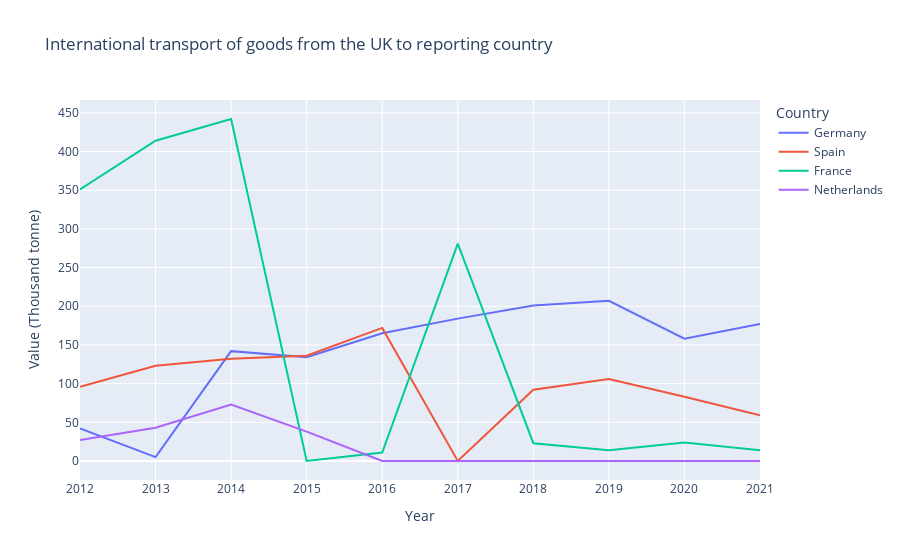

Write notebook code for a chart like this one.
### Code cell
fig=px.line(eugoods_export_df, x='Year', y='Value (Thousand tonne)', color='Country', title='International transport of goods from the UK to reporting country')
fig.show()

### Figure 1 — Plotly figure (JSON) as saved in the notebook; plotly's stock layout.template omitted (floating-point values rounded to 4 significant figures)
{"data": [{"hovertemplate": "Country=Germany<br>Year=%{x}<br>Value (Thousand tonne)=%{y}<extra></extra>", "legendgroup": "Germany", "line": {"color": "#636efa", "dash": "solid"}, "marker": {"symbol": "circle"}, "mode": "lines", "name": "Germany", "orientation": "v", "showlegend": true, "type": "scatter", "x": [2012, 2013, 2014, 2015, 2016, 2017, 2018, 2019, 2020, 2021], "xaxis": "x", "y": [42, 5, 142, 134, 165, 184, 201, 207, 158, 177], "yaxis": "y"}, {"hovertemplate": "Country=Spain<br>Year=%{x}<br>Value (Thousand tonne)=%{y}<extra></extra>", "legendgroup": "Spain", "line": {"color": "#EF553B", "dash": "solid"}, "marker": {"symbol": "circle"}, "mode": "lines", "name": "Spain", "orientation": "v", "showlegend": true, "type": "scatter", "x": [2012, 2013, 2014, 2015, 2016, 2017, 2018, 2019, 2020, 2021], "xaxis": "x", "y": [96, 123, 132, 136, 172, 0, 92, 106, 83, 59], "yaxis": "y"}, {"hovertemplate": "Country=France<br>Year=%{x}<br>Value (Thousand tonne)=%{y}<extra></extra>", "legendgroup": "France", "line": {"color": "#00cc96", "dash": "solid"}, "marker": {"symbol": "circle"}, "mode": "lines", "name": "France", "orientation": "v", "showlegend": true, "type": "scatter", "x": [2012, 2013, 2014, 2015, 2016, 2017, 2018, 2019, 2020, 2021], "xaxis": "x", "y": [351, 414, 442, 0, 11, 281, 23, 14, 24, 14], "yaxis": "y"}, {"hovertemplate": "Country=Netherlands<br>Year=%{x}<br>Value (Thousand tonne)=%{y}<extra></extra>", "legendgroup": "Netherlands", "line": {"color": "#ab63fa", "dash": "solid"}, "marker": {"symbol": "circle"}, "mode": "lines", "name": "Netherlands", "orientation": "v", "showlegend": true, "type": "scatter", "x": [2012, 2013, 2014, 2015, 2016, 2017, 2018, 2019, 2020, 2021], "xaxis": "x", "y": [27, 43, 73, 38, 0, 0, 0, 0, 0, 0], "yaxis": "y"}], "layout": {"legend": {"title": {"text": "Country"}, "tracegroupgap": 0}, "title": {"text": "International transport of goods from the UK to reporting country"}, "xaxis": {"anchor": "y", "domain": [0, 1], "title": {"text": "Year"}}, "yaxis": {"anchor": "x", "domain": [0, 1], "title": {"text": "Value (Thousand tonne)"}}}}
